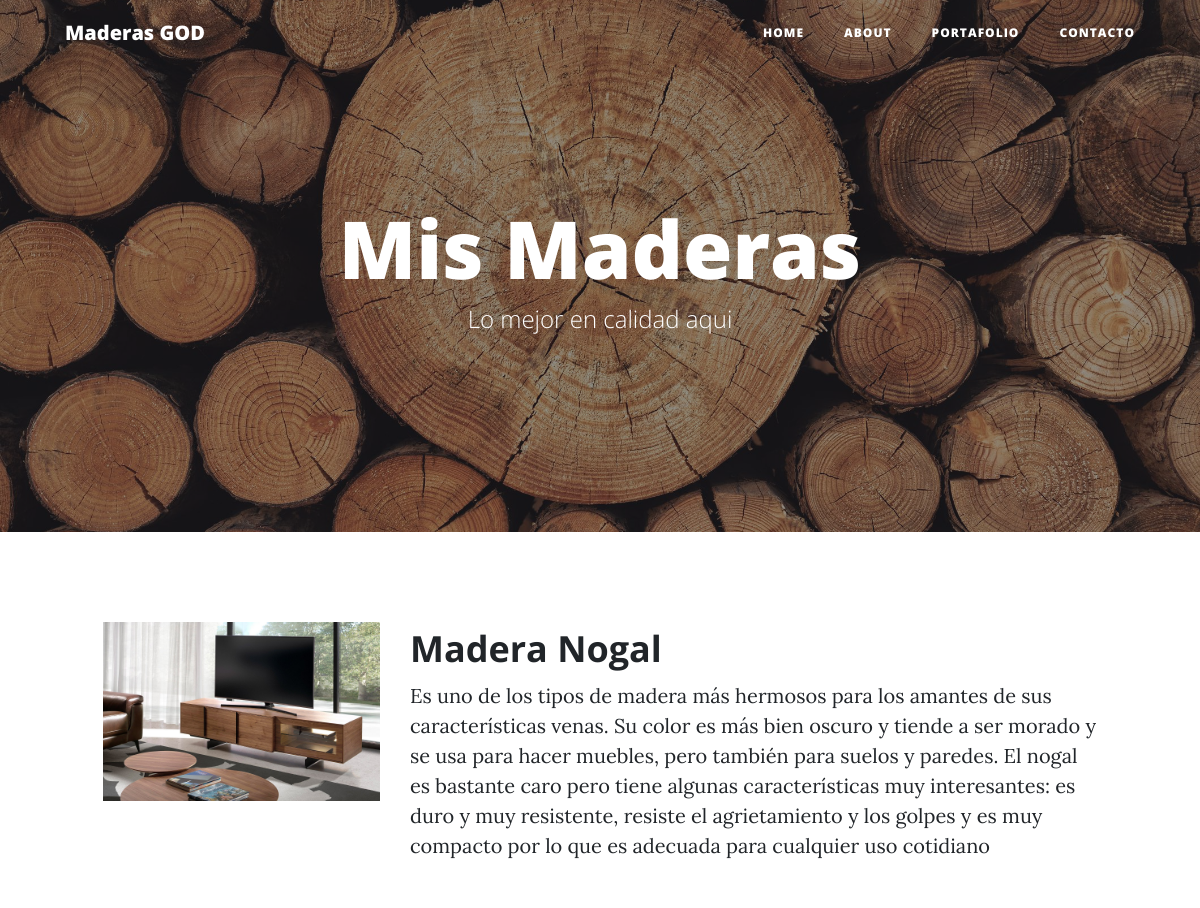
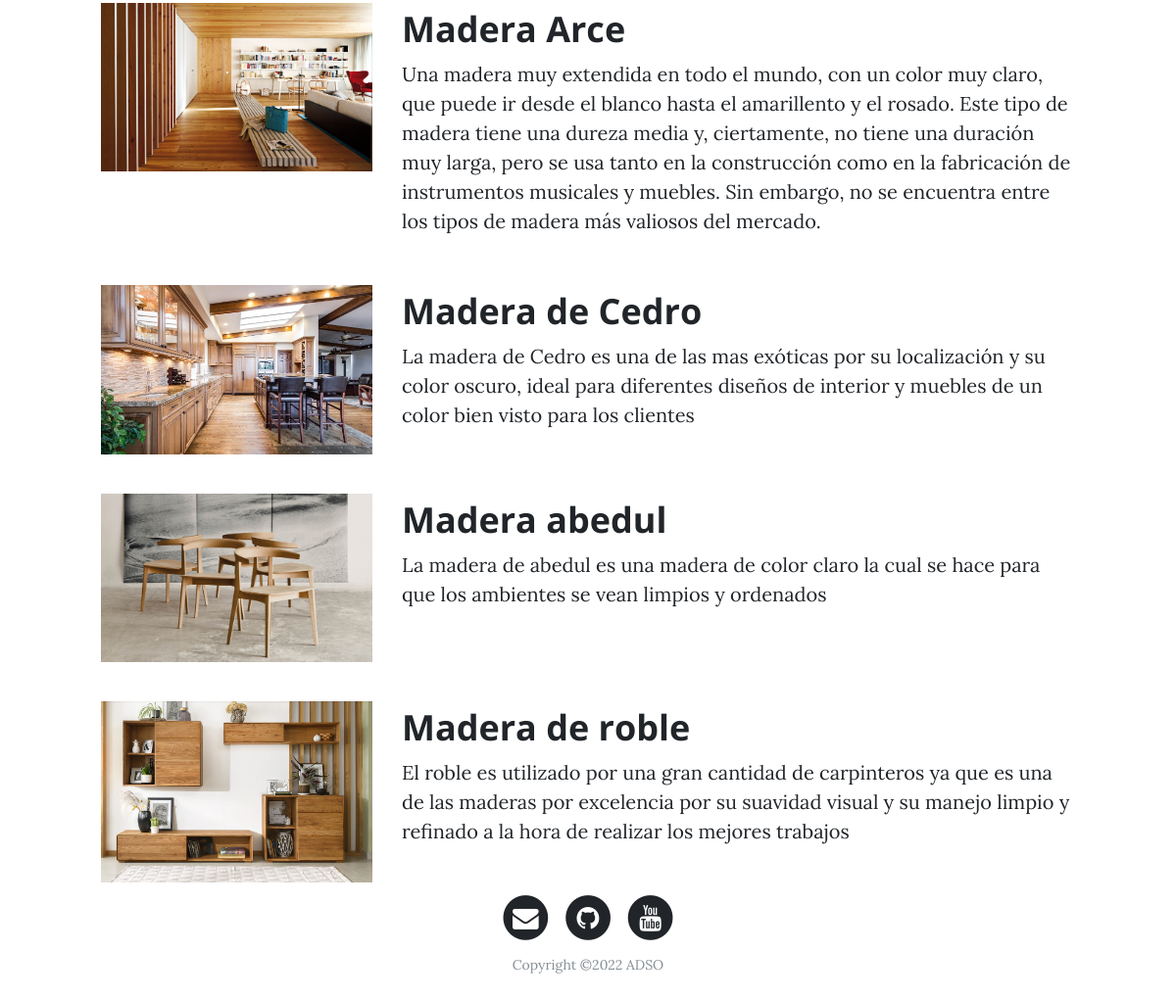
The page /portafolio/ on the database its author committed (2 pictures, top to bottom).
### portafolio/models.py (models this page shows, shortened)
class project(models.Model):
    titulo=models.CharField(max_length=50, verbose_name="titulo")
    descripcion=models.TextField(verbose_name="descripcion")
    imagen=models.ImageField(verbose_name="imagen",upload_to='project')
    crear=models.DateTimeField(auto_now_add=True, verbose_name="fecha crear")
    actualizar=models.DateTimeField(auto_now=True, verbose_name="fecha actualizar")
    url=models.URLField(verbose_name="Direccion web", null=True, blank=True)
    class Meta:
        verbose_name="Proyecto"
        verbose_name_plural="Proyectos"
        ordering=["-crear"]

### portafolio/views.py (the view)
# urls.py: path('portafolio/', portafolio_views.portafolio, name='portafolio'),
def portafolio(request):
    projects=project.objects.all()
    return render(request, "portafolio/portafolio.html",{"projects": projects})

### portafolio/templates/portafolio/portafolio.html (shortened to what this page needs)
{% extends 'core/base.html' %}
{% load static %}
{% block background %} {% static 'core/img/wood.jpg'%} {% endblock %}
{% block content %}
    {% for project in projects %}
    <div class="row project">
        <div class="col-lg-3 col-md-4 offset-lg-1">
            <img class="img-fluid" src="{{project.imagen.url}}" alt="">
    </div>
    <div class="col-lg-7 col-md-8">
        <h2 class="section-heading title">{{project.titulo}}</h2>
        <p> {{project.descripcion}}</p>
    </div>
</div>
{% endfor %}
{% endblock%}

### core/templates/core/base.html (shortened to what this page needs)
<!DOCTYPE html>
<html lang="es">
<head>
        {% load static %}
        <link href="{% static 'core/vendor/bootstrap/css/bootstrap.min.css' %}" rel="stylesheet">
        <link href="{% static 'core/vendor/font-awesome/css/font-awesome.min.css' %}" rel="stylesheet" type="text/css">
        <link href="{% static 'core/css/clean-blog.min.css' %}" rel="stylesheet">
</head>
<body>
    <nav class="navbar navbar-expand-lg navbar-light fixed-top" id="mainNav">
        <div class="container">
            <a class="navbar-brand">Maderas GOD</a>
            <div class="collapse navbar-collapse" id="navbarResponsive">
                <ul class="navbar-nav ml-auto">
                    <li class="nav-item">
                        <a class="nav-link" href="{% url 'index' %}">Home</a>
                    </li>
                    <li class="nav-item">
                        <a class="nav-link" href="{% url 'acerca' %}">About</a>
                    </li>
                    <li class="nav-item">
                        <a class="nav-link" href="{% url 'portafolio' %}">Portafolio</a>
                    </li>
                    <li class="nav-item">
                        <a class="nav-link" href="{% url 'contacto' %}">Contacto</a>
                    </li>
                </ul>
            </div>
        </div>
    </nav>
    <header class="masthead" style="background-image: url('{% block background %}  {% endblock %}')">
        <div class="overlay"></div>
        <div class="container">
            <div class="row">
                <div class="col-lg-8 col-md-10 mx-auto">
                    <div class="site-heading">
                        <h1>Mis Maderas</h1>
                        <span class="subheading">Lo mejor en calidad aqui</span>
                    </div>
                </div>
            </div>
        </div>
    </header>
    {% block content%} {% endblock%}
    <footer>
        <div class="container">
            <div class="row">
                <div class="col-lg-8 col-md-10 mx-auto">
                    <ul class="list-inline text-center">
                        <li class="list-inline-item">
                            <a href="#">
                                <span class="fa-stack fa-lg">
                    <i class="fa fa-circle fa-stack-2x"></i>
                    <i class="fa fa-envelope fa-stack-1x fa-inverse"></i>
                </span>
                            </a>
                        </li>
                        <li class="list-inline-item">
                            <a href="#">
                                <span class="fa-stack fa-lg">
                    <i class="fa fa-circle fa-stack-2x"></i>
                    <i class="fa fa-github fa-stack-1x fa-inverse"></i>
                </span>
                            </a>
                        </li>
                        <li class="list-inline-item">
                            <a href="#">
                                <span class="fa-stack fa-lg">
                    <i class="fa fa-circle fa-stack-2x"></i>
                    <i class="fa fa-youtube fa-stack-1x fa-inverse"></i>
                </span>
                            </a>
                        </li>
                    </ul>
                    <p class="copyright text-muted">Copyright &copy;2022 ADSO</p>
                </div>
            </div>
        </div>
    </footer>
</body>
</html>

### rows shown on the page
project: imagen (picture), titulo "Madera Nogal", descripcion "Es uno de los tipos de madera más hermosos para los amantes de sus características venas. Su color es más bien oscuro y tiende a ser morado y se usa para hacer muebles, pero también para suelos y paredes. El nogal es bastante caro pero tiene algunas características muy interesantes: es duro y muy resistente, resiste el agrietamiento y los golpes y es muy compacto por lo que es adecuada para cualquier uso cotidiano"
project: imagen (picture), titulo "Madera Arce", descripcion "Una madera muy extendida en todo el mundo, con un color muy claro, que puede ir desde el blanco hasta el amarillento y el rosado. Este tipo de madera tiene una dureza media y, ciertamente, no tiene una duración muy larga, pero se usa tanto en la construcción como en la fabricación de instrumentos musicales y muebles. Sin embargo, no se encuentra entre los tipos de madera más valiosos del mercado."
project: imagen (picture), titulo "Madera de Cedro", descripcion "La madera de Cedro es una de las mas exóticas por su localización y su color oscuro, ideal para diferentes diseños de interior y muebles de un color bien visto para los clientes"
project: imagen (picture), titulo "Madera abedul", descripcion "La madera de abedul es una madera de color claro la cual se hace para que los ambientes se vean limpios y ordenados"
project: imagen (picture), titulo "Madera de roble", descripcion "El roble es utilizado por una gran cantidad de carpinteros ya que es una de las maderas por excelencia por su suavidad visual y su manejo limpio y refinado a la hora de realizar los mejores trabajos"
